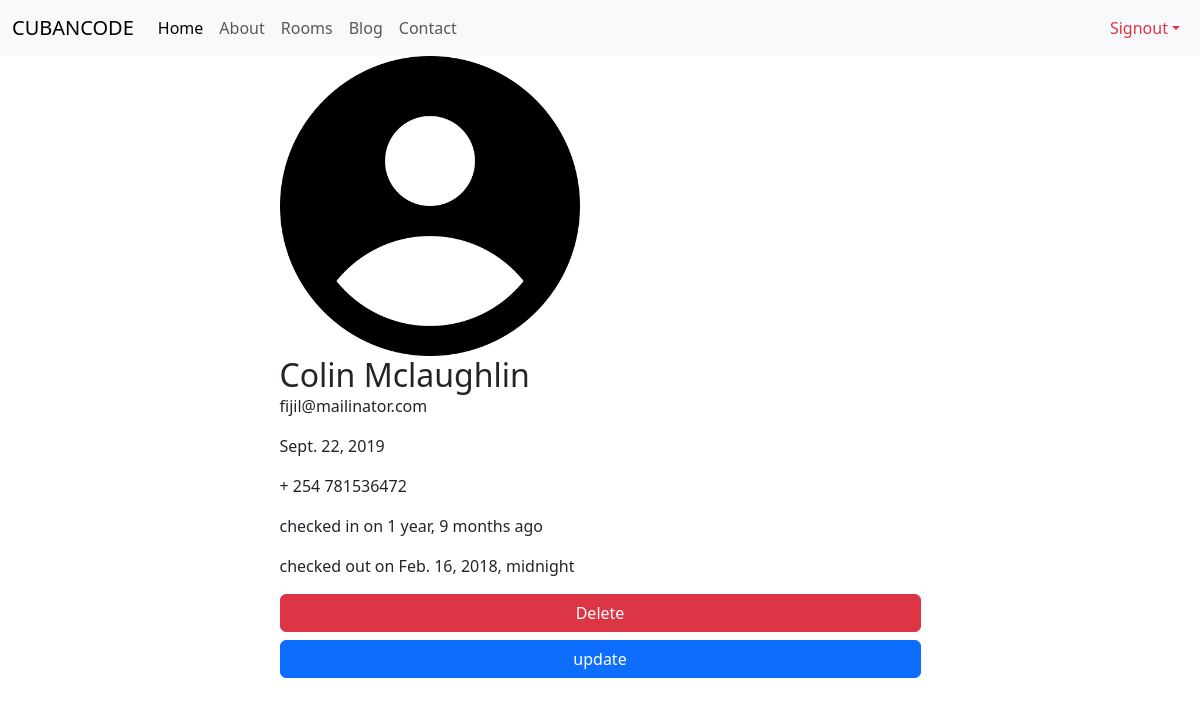
Screenshot of /guests/5 with the database file from the repository.
### app/models.py (models this page shows, shortened)
class Guest(models.Model):
    name = models.CharField(max_length=50)
    email = models.EmailField(unique=True)
    dob = models.DateField(null=True)
    phone_number = models.IntegerField()
    number_of_guests = models.IntegerField()
    profile_picture = models.ImageField(upload_to=unique_img_name, null=True , default='guests/default.png')
    check_in = models.DateTimeField(null=True)
    check_out = models.DateTimeField(null=True)

### app/views.py (the view)
# urls.py: path('guests/<int:guest_id>', views.guest_details, name="details"),
def guest_details(request, guest_id):
    guest = Guest.objects.get( pk=guest_id)
    return render(request, 'guest_details.html', {"guest": guest})

### templates/guest_details.html (shortened to what this page needs)
{% load humanize %}
<!doctype html>
<html lang="en">
<head>
     <link href="https://cdn.jsdelivr.net/npm/bootstrap@5.3.2/dist/css/bootstrap.min.css" rel="stylesheet"
>
</head>
<body>
{% include 'navbar.html' %}
<div class="container">
    <div class="row justify-content-center ">
        <div class="col-sm-7">
            <div class="">
                {% if guest.profile_picture %}
                	<img src="{{ guest.profile_picture.url }}" height="300" width="300" alt="">
                {% endif %}
                <div class="card-body">
                    <h2 class="card-title">{{ guest.name }}</h2>
                    <p class="card-text">{{ guest.email }}</p>
                    <p class="card-text">{{ guest.dob  }}</p>
                    <p class="card-text"> + 254 {{ guest.phone_number }}</p>
                    <p class="card-text"> checked in on {{ guest.check_in  | naturaltime}}</p>
                    <p class="card-text"> checked out on {{ guest.check_out }}</p>
                    <a href="{% url 'delete' guest.id %}" class="btn btn-danger w-100">Delete</a>
                     <a href="{% url 'update' guest.id %}" class="btn btn-primary w-100 mt-2">update</a>
                </div>
            </div>
        </div>
    </div>
</div>
</body>
</html>

### rows the page displays
Guest: profile_picture (placeholder picture), name "Colin Mclaughlin", email "fijil@mailinator.com", dob "Sept. 22, 2019", phone_number "781536472", check_in "1 year, 9 months ago", check_out "Feb. 16, 2018, midnight"
